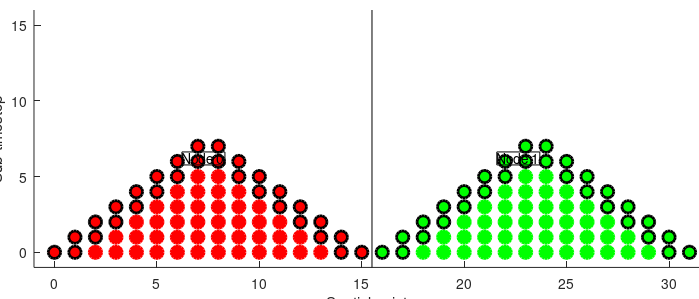
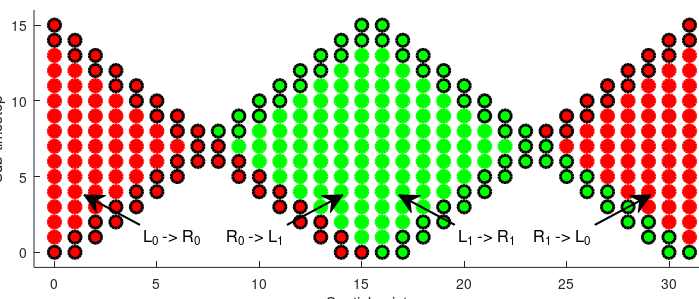
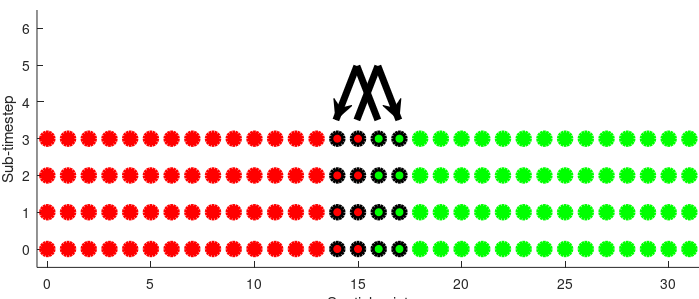

Write the MATLAB code that produced these figures, in order.
clear
clc
close all

tpb = 16;
clr = {'r', 'g'};
index = 1:tpb;
h1 = figure(1);
h2 = figure(2);
mksz = 9;

for k = 1:tpb/2
    for n = 1:2
        for a = k:(tpb+1)-k
            
            figure(1)
            hold on
            g = a+(n-1)*tpb-1;
            %All points
            h = plot(g,k-1,strcat('o',clr{n}),'Markersize', mksz, 'MarkerFaceColor',clr{n}, 'LineWidth', 2);
            %Edge Points
            if a<(k+2) || a>(tpb-(k+1))
                set(h, 'MarkerEdgeColor','k')
            end

            figure(2)
            hold on       
            if a<(k+2) || a>(tpb-(k+1))
                h = plot(g,k-1,strcat('o',clr{n}), 'Markersize', mksz, 'MarkerFaceColor', clr{n},'LineWidth',2);
                set(h, 'MarkerEdgeColor','k')
                
            end
        end
    end
end

mw = [0 100 700 300];
set(gcf,'Position', mw)
xlabel('Spatial point')
ylabel('Sub-timestep')
% xt = get(gcf, 'XTickLabel');
% disp(xt)

figure(1)
set(gcf, 'Position', mw)
annotation('textbox', [0.26, 0.45, 0.3, 0.3],'String', 'Node 0', 'FitBoxToText','on');
annotation('textbox', [0.71, 0.45, 0.3, 0.3],'String', 'Node 1', 'FitBoxToText','on');
plot([15.5, 15.5], [-1, tpb],'k')
xlabel('Spatial point')
ylabel('Sub-timestep')
xlim([-1,2*tpb-.5])
ylim([-1,tpb])

%Saving Effectively
% ----------------
ti = get(gca,'TightInset');
set(gca,'Position',[ti(1) ti(2) 1-ti(3)-ti(1) 1-ti(4)-ti(2)]);

set(gca,'units','centimeters')
pos = get(gca,'Position');
ti = get(gca,'TightInset');

set(gcf, 'PaperUnits','centimeters');
set(gcf, 'PaperSize', [pos(3)+ti(1)+ti(3) pos(4)+ti(2)+ti(4)]);
set(gcf, 'PaperPositionMode', 'manual');
set(gcf, 'PaperPosition',[0 0 pos(3)+ti(1)+ti(3) pos(4)+ti(2)+ti(4)]);

saveas(h1, 'FirstOrderStepOne.pdf');

%Saving Effectively
% ----------------

figure(2)
xlim([-1,2*tpb-.5])
ylim([-1,tpb])
xlabel('Spatial point')
ylabel('Sub-timestep')

hold on
x = [.20,.12; .41,.49; .65,.57; .85, .93];
y = [.25,.35];


base = tpb + 2;
ht = base/2;
ht2 = tpb/2;

circ = [6:9,22:25];

for k = ht2:-1:1
    for n = 1:2
        for a = k:(base-k-1)
            g = mod((a+(n-1)* tpb-1)-ht2,2*tpb);
            h = plot(g,ht-k,strcat('o',clr{n}), 'Markersize', mksz, 'MarkerFaceColor',clr{n},'LineWidth',2);
            if k == 1 && sum(g == circ)> 0
                set(h,'MarkerEdgeColor','k')
            end
        end
    end
end
annotation('textarrow',x(1,:),y,'String','L_{0} -> R_{0}','LineWidth',1.5,'FontSize',12);
annotation('textarrow',x(2,:),y,'String','R_{0} -> L_{1}','LineWidth',1.5,'FontSize',12);
annotation('textarrow',x(3,:),y,'String','L_{1} -> R_{1}','LineWidth',1.5,'FontSize',12);
annotation('textarrow',x(4,:),y,'String','R_{1} -> L_{0}','LineWidth',1.5,'FontSize',12);

for k = 2:tpb/2
    for n = 1:2
        for a = k:(tpb+1)-k
            g = mod((a+(n-1)* tpb-1)-ht2,2*tpb);
            h = plot(g,ht2+(k-1),strcat('o',clr{n}), 'Markersize', mksz,'MarkerFaceColor',clr{n},'LineWidth',2);
            if a<(k+2) || a>(tpb-(k+1))
                set(h,'MarkerEdgeColor','k')
            end
        end
    end
end


%Saving Effectively
% ----------------
ti = get(gca,'TightInset');
set(gca,'Position',[ti(1) ti(2) 1-ti(3)-ti(1) 1-ti(4)-ti(2)]);

set(gca,'units','centimeters')
pos = get(gca,'Position');
ti = get(gca,'TightInset');

set(gcf, 'PaperUnits','centimeters');
set(gcf, 'PaperSize', [pos(3)+ti(1)+ti(3) pos(4)+ti(2)+ti(4)]);
set(gcf, 'PaperPositionMode', 'manual');
set(gcf, 'PaperPosition',[0 0 pos(3)+ti(1)+ti(3) pos(4)+ti(2)+ti(4)]);

saveas(h2,'FirstOrderStepTwo.pdf');

%% Last part
h3 = figure(3);
figure(3);
for k = 1:4
    for n=1:32
        
        hold on
        an = (n>16) + 1;
        h = plot(n-1,k-1,strcat('o',clr{an}),'Markersize', mksz, 'MarkerFaceColor',clr{an}, 'LineWidth', 3);
        if (n<19 && n>14)
            set(h, 'MarkerEdgeColor','k')
        end
    end
end
%% Three

mw = [0 100 700 300];
annotation('line',[0.51, 0.54], [0.60, 0.78], 'LineWidth', 5)
annotation('arrow',[0.54, 0.57], [0.78, 0.60], 'LineWidth', 5)
annotation('line',[0.54, 0.51], [0.60, 0.78], 'LineWidth', 5)
annotation('arrow',[0.51, 0.48], [0.78, 0.60], 'LineWidth', 5)
set(gcf,'Position',mw)
xlabel('Spatial point')
ylabel('Sub-timestep')
xlim([-0.5, 31.5])
ylim([-0.5, 6.5])
ti = get(gca,'TightInset');
set(gca,'Position',[ti(1) ti(2) 1-ti(3)-ti(1) 1-ti(4)-ti(2)]);

set(gca,'units','centimeters')
pos = get(gca,'Position');
ti = get(gca,'TightInset');

set(gcf, 'PaperUnits','centimeters');
set(gcf, 'PaperSize', [pos(3)+ti(1)+ti(3) pos(4)+ti(2)+ti(4)]);
set(gcf, 'PaperPositionMode', 'manual');
set(gcf, 'PaperPosition',[0 0 pos(3)+ti(1)+ti(3) pos(4)+ti(2)+ti(4)]);

saveas(h3,'ClassicScheme.pdf');
